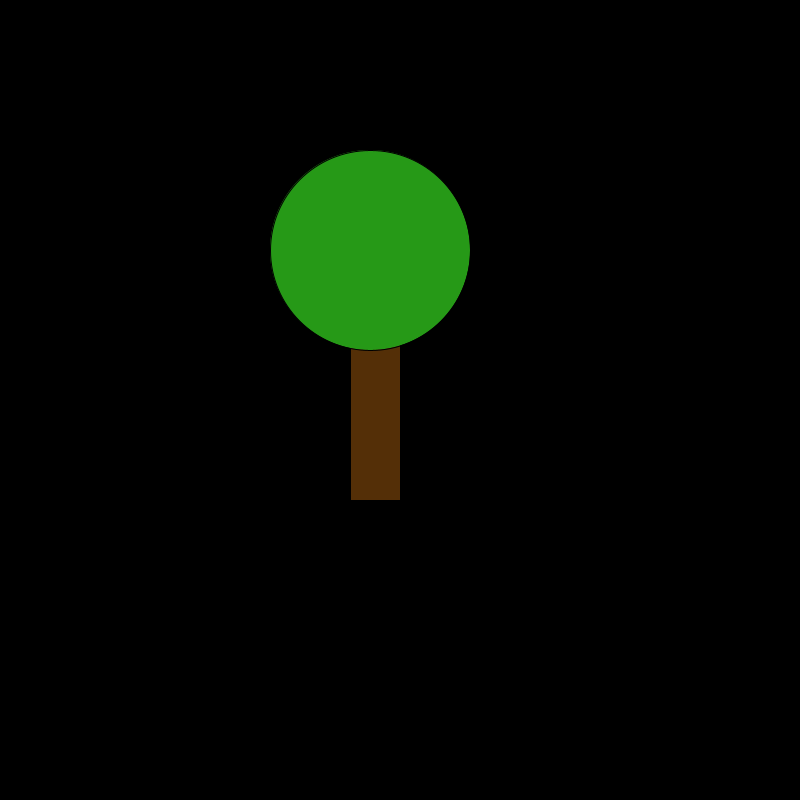
Frame 1 (no input)
Frame 2 (the mouse pressed at the canvas centre, redrawn once): identical to frame 1, image omitted

The Processing sketch that drew this single still picture (run headless with seeded random() and noise(); the mouse was pressed at the canvas centre and the sketch redrawn once):

// Processing sketch: sketch_9_9
// ── sketch_9_9.pde



void setup(){
size(800,800);

}

void draw(){
background(0,0,0);
noLoop();
boom();


}


void boom(){
  fill(84, 47, 7);
  rect(350,300,50,200);
  noFill();
  fill(38, 153, 23);
  ellipse(370,250,200,200);

  
}
